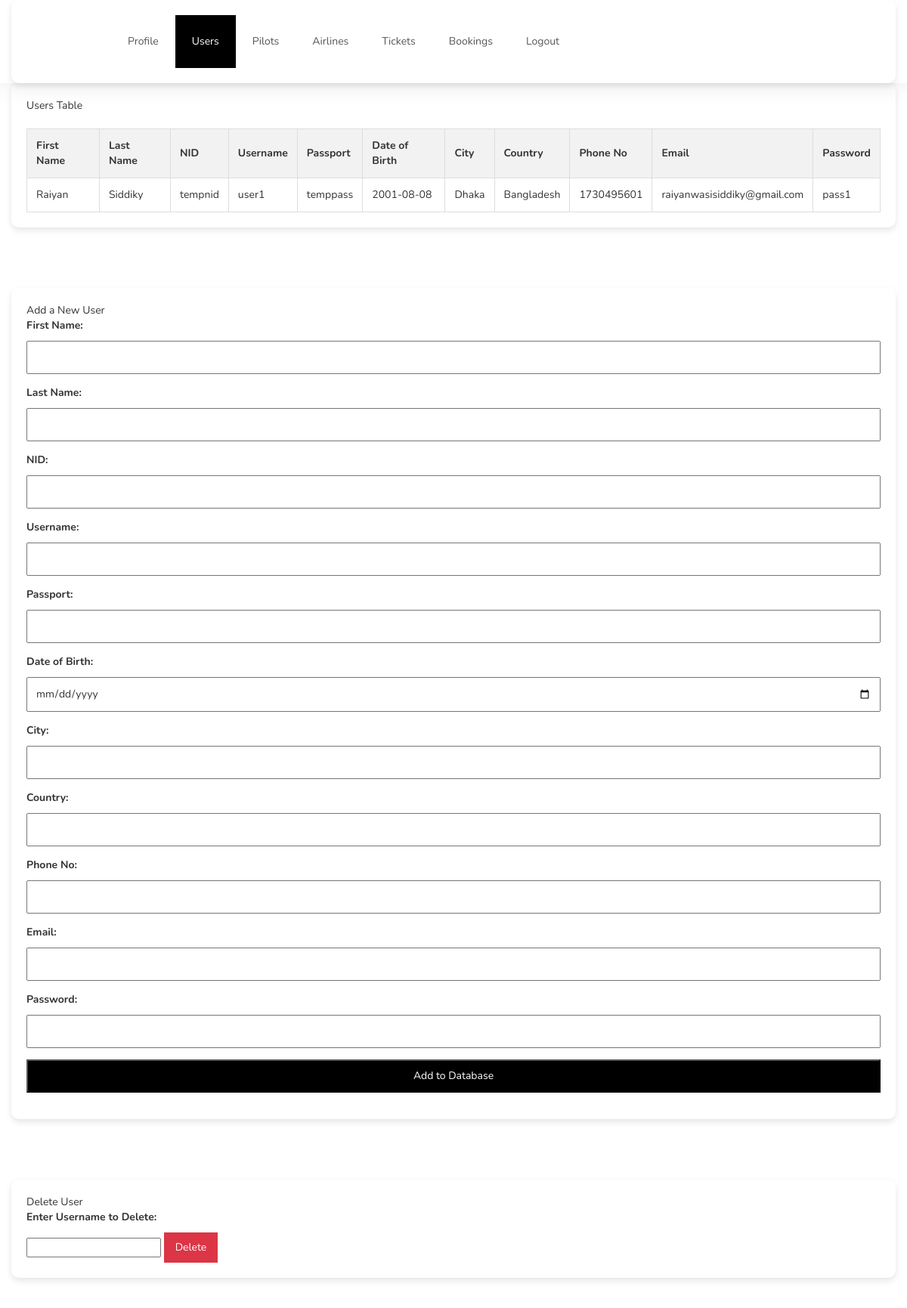
The page /users.php on the database its author committed.
### tables this page shows
CREATE TABLE `users` (
  `first_name` varchar(30) DEFAULT NULL,
  `last_name` varchar(30) DEFAULT NULL,
  `username` varchar(30) NOT NULL,
  `passport` varchar(30) DEFAULT NULL,
  `nid` varchar(30) DEFAULT NULL,
  `date_of_birth` date DEFAULT NULL,
  `city` varchar(30) DEFAULT NULL,
  `country` varchar(30) DEFAULT NULL,
  `phone_no` int(11) DEFAULT NULL,
  `email` varchar(50) DEFAULT NULL,
  `password` varchar(50) DEFAULT NULL
);

### users.php (the view, shortened to what this page needs)
<!DOCTYPE html>
<html lang="en">
<head>
    <link rel="stylesheet" href="css/bootstrap.min.css">
    <link rel="stylesheet" href="css/font-awesome.min.css">
    <link rel="stylesheet" href="css/owl.carousel.css">
    <link rel="stylesheet" href="css/owl.theme.default.min.css">
    <link rel="stylesheet" href="css/style.css">
</head>
<body id="top" data-spy="scroll" data-target=".navbar-collapse" data-offset="50">
    <section class="navbar custom-navbar navbar-fixed-top navbar-custom" role="navigation">
        <div class="container">
            <div class="collapse navbar-collapse">
                <ul class="nav navbar-nav navbar-nav-first">
                    <li><a href="admin_home.php">Profile</a></li>
                    <li class="active"><a href="users.php">Users</a></li>
                    <li><a href="pilot.php">Pilots</a></li>
                    <li><a href="airlines.php">Airlines</a></li>
                    <li><a href="admin_tickets.php">Tickets</a></li>
                    <li><a href="booked_flights.php">Bookings</a></li>
                    <li><a href="login.php">Logout</a></li>
                </ul>
            </div>
        </div>
    </section>
    <section id="section1">
        <div class="container">
            <div class="title">Users Table</div>
            <?php
            require_once("DBConnect.php");
            $sql = "SELECT * FROM users";
            $result = $conn->query($sql);
            if ($result->num_rows > 0) {
                echo "<table><tr>
                            <th>First Name</th>
                            <th>Last Name</th>
                            <th>NID</th>
                            <th>Username</th>
                            <th>Passport</th>
                            <th>Date of Birth</th>
                            <th>City</th>
                            <th>Country</th>
                            <th>Phone No</th>
                            <th>Email</th>
                            <th>Password</th>
                            </tr>";
                while ($row = $result->fetch_assoc()) {
                    echo "<tr><td>" . $row["first_name"] . "</td><td>" . $row["last_name"] . "</td><td>" . $row["nid"] . "</td><td>" . $row["username"] . "</td><td>" . $row["passport"] . "</td><td>" . $row["date_of_birth"] . "</td><td>" . $row["city"] . "</td><td>" . $row["country"] . "</td><td>" . $row["phone_no"] . "</td><td>" . $row["email"] . "</td><td>" . $row["password"] . "</td></tr>";
                }
                echo "</table>";
            } else {
                echo "0 results";
            }
            ?>
        </div>
    </section>
    <section id="section2">
        <div class="container">
            <div class="title">Add a New User</div>
            <form action="<?php echo htmlspecialchars($_SERVER["PHP_SELF"]); ?>" class="form_design" method="post">
                <label for="first_name">First Name:</label>
                <input type="text" name="first_name" required><br />
                <label for="last_name">Last Name:</label>
                <input type="text" name="last_name" required><br />
                <label for="nid">NID:</label>
                <input type="text" name="nid" required><br />
                <label for="username">Username:</label>
                <input type="text" name="username" required><br />
                <label for="passport">Passport:</label>
                <input type="text" name="passport" required><br />
                <label for="date_of_birth">Date of Birth:</label>
                <input type="date" name="date_of_birth" required><br />
                <label for="city">City:</label>
                <input type="text" name="city" required><br />
                <label for="country">Country:</label>
                <input type="text" name="country" required><br />
                <label for="phone_no">Phone No:</label>
                <input type="number" name="phone_no" required><br />
                <label for="email">Email:</label>
                <input type="text" name="email" required><br />
                <label for="password">Password:</label>
                <input type="password" name="password" required><br />
                <input type="submit" value="Add to Database" name="insert_user">
            </form>
        </div>
    </section>
    <section id="section3">
        <div class="container">
            <div class="title">Delete User</div>
            <form action="<?php echo htmlspecialchars($_SERVER["PHP_SELF"]); ?>" method="post">
                <label for="delete_username">Enter Username to Delete:</label>
                <input type="text" id="delete_username" name="delete_username" required>
                <button type="submit" name="delete_user">Delete</button>
            </form>
        </div>
    </section>
</body>
</html>

### css/style.css (style rules this page uses)
body { background: #ffffff; font-family: 'Nunito', sans-serif; overflow-x: hidden; padding-top: 70px; }
html { -webkit-font-smoothing: antialiased; }
a { color: #252525; -webkit-transition: 0.5s; transition: 0.5s; text-decoration: none !important; }
a, input, button, .form-control { -webkit-transition: 0.5s; transition: 0.5s; }
section { position: relative; padding: 100px 0; }
.custom-navbar { background: #ffffff; border-top: 5px solid #29ca8e; border-bottom: 0; -webkit-box-shadow: 0 1px 30px rgba(0, 0, 0, 0.1); -moz-box-shadow: 0 1px 30px rgba(0, 0, 0, 0.1); box-shadow: 0 1px 30px rgba(0, 0, 0, 0.1); padding: 12px 0; margin-bottom: 0; padding: 0; }
.custom-navbar .navbar-nav.navbar-nav-first { margin-left: 8em; }
.custom-navbar .nav li a { line-height: 40px; color: #575757; padding-right: 22px; padding-left: 22px; }
.custom-navbar .nav li.active > a { background-color: #29ca8e; color: #ffffff; }
section, .section-background .item, .section-background .courses-thumb, .section-background .team-thumb, main > section:nth-child(even) .item, main > section:nth-child(even) .courses-thumb, main > section:nth-child(even) .team-thumb, main > section { background: #fff; }

### users.php (style rules this page uses)
body { background-color: #f8f9fa; color: #333; }
section { padding: 40px 0; }
table { width: 100%; border-collapse: collapse; margin-top: 20px; }
th, td { border: 1px solid #dddddd; text-align: left; padding: 12px; }
th { background-color: #f2f2f2; }
.container { background-color: #ffffff; border-radius: 10px; box-shadow: 0 4px 8px rgba(0, 0, 0, 0.1); padding: 20px; }
.form_design input { width: 100%; padding: 10px; margin-bottom: 15px; }
.form_design input[type="submit"] { background-color: #000; color: #fff; cursor: pointer; }
label { display: block; margin-bottom: 10px; }
button { background-color: #dc3545; color: #fff; border: none; padding: 10px 15px; cursor: pointer; }
.navbar-custom .navbar-nav-first>li>a:hover, .navbar-custom .navbar-nav-first>li.active>a { color: #fff !important; background-color: #000 !important; }
.navbar-custom { border-color: #000 !important; border: none !important; }

### rows shown on the page
users: first_name "Raiyan", last_name "Siddiky", nid "tempnid", username "user1", passport "temppass", date_of_birth "2001-08-08", city "Dhaka", country "Bangladesh", phone_no "1730495601", email "raiyanwasisiddiky@gmail.com", password "pass1"
